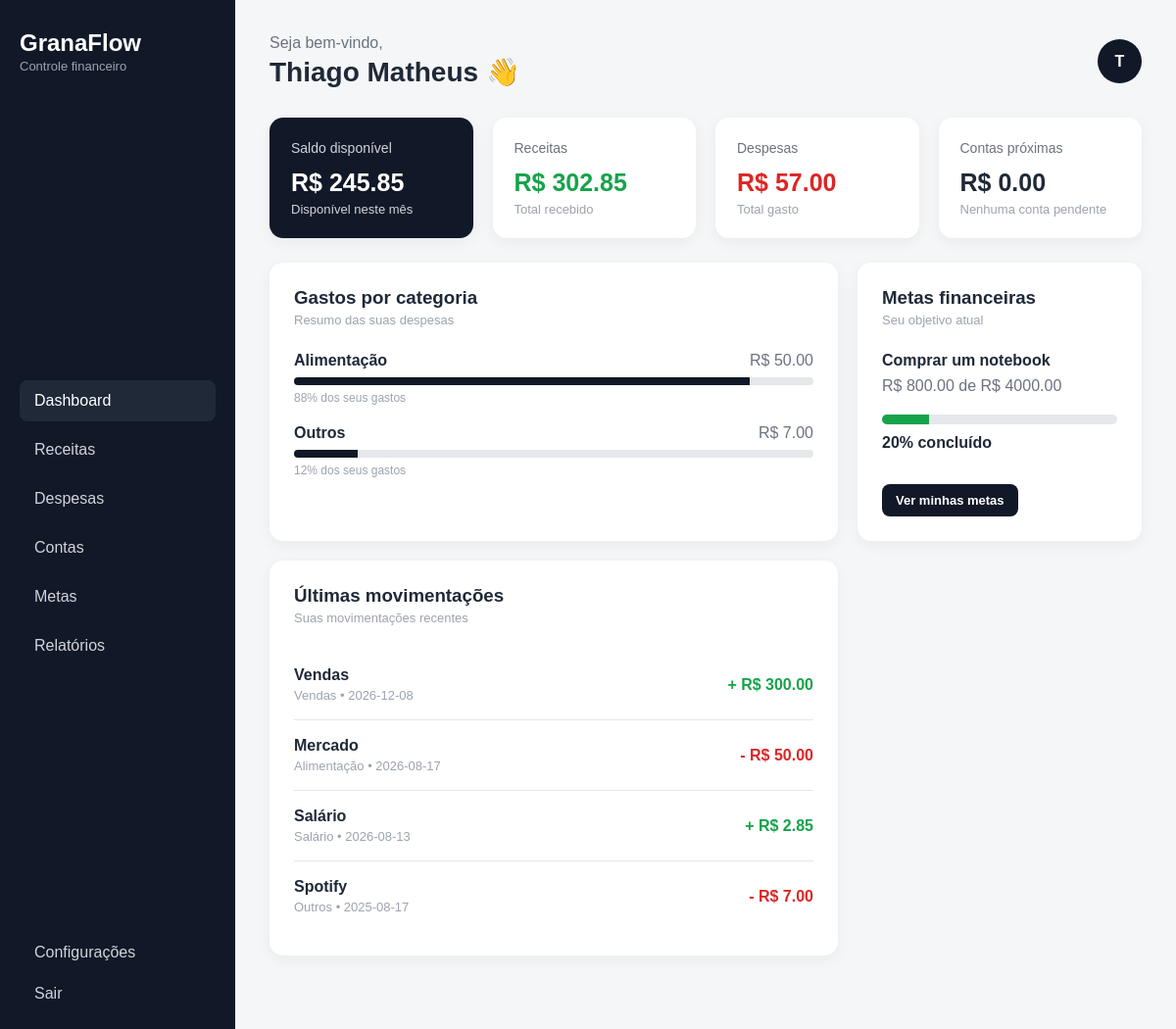
/dashboard (signed in), run on the app's committed database.
### tables this page shows
CREATE TABLE despesas (
    id INTEGER PRIMARY KEY AUTOINCREMENT,
    usuario_id INTEGER NOT NULL,
    descricao TEXT NOT NULL,
    valor REAL NOT NULL,
    categoria TEXT NOT NULL,
    data DATE NOT NULL,
    data_cadastro DATETIME DEFAULT CURRENT_TIMESTAMP,

    FOREIGN KEY (usuario_id) REFERENCES usuarios(id)
);

CREATE TABLE metas (
    id INTEGER PRIMARY KEY AUTOINCREMENT,
    usuario_id INTEGER NOT NULL,
    nome TEXT NOT NULL,
    valor_meta REAL NOT NULL,
    valor_atual REAL DEFAULT 0,
    data_limite DATE,
    data_cadastro DATETIME DEFAULT CURRENT_TIMESTAMP,

    FOREIGN KEY (usuario_id) REFERENCES usuarios(id)
);

CREATE TABLE receitas (
    id INTEGER PRIMARY KEY AUTOINCREMENT,
    usuario_id INTEGER NOT NULL,
    descricao TEXT NOT NULL,
    valor REAL NOT NULL,
    categoria TEXT NOT NULL,
    data DATE NOT NULL,
    data_cadastro DATETIME DEFAULT CURRENT_TIMESTAMP,

    FOREIGN KEY (usuario_id) REFERENCES usuarios(id)
);

### app.py (the view)
@app.route("/dashboard")
def dashboard():
    if "usuario_id" not in session:
        return redirect(url_for("login"))
    usuario_id = session["usuario_id"]
    conexao = criar_conexao()
    cursor = conexao.cursor()
    resultado_receitas = cursor.execute(
        """
        SELECT COALESCE(SUM(valor), 0) AS total
        FROM receitas
        WHERE usuario_id = ?
        """,
        (usuario_id,)
    ).fetchone()
    total_receitas = resultado_receitas["total"]
    resultado_despesas = cursor.execute(
        """
        SELECT COALESCE(SUM(valor), 0) AS total
        FROM despesas
        WHERE usuario_id = ?
        """,
        (usuario_id,)
    ).fetchone()
    total_despesas = resultado_despesas["total"]
    saldo = total_receitas - total_despesas
    movimentacoes = cursor.execute(
        """
        SELECT
            descricao,
            valor,
            categoria,
            data,
            'receita' AS tipo
        FROM receitas
        WHERE usuario_id = ?

        UNION ALL

        SELECT
            descricao,
            valor,
            categoria,
            data,
            'despesa' AS tipo
        FROM despesas
        WHERE usuario_id = ?

        ORDER BY data DESC
        LIMIT 5
        """,
        (
            usuario_id,
            usuario_id
        )
    ).fetchall()
    gastos_categoria = cursor.execute(
        """
        SELECT
            categoria,
            SUM(valor) AS total
        FROM despesas
        WHERE usuario_id = ?
        GROUP BY categoria
        ORDER BY total DESC
        """,
        (usuario_id,)
    ).fetchall()
    categorias_dashboard = []
    for item in gastos_categoria:
        total_categoria = item["total"]
        if total_despesas > 0:
            porcentagem = (
                total_categoria / total_despesas
            ) * 100
        else:
            porcentagem = 0
        categorias_dashboard.append({
            "categoria": item["categoria"],
            "total": total_categoria,
            "porcentagem": porcentagem
        })
    resultado_contas = cursor.execute(
        """
        SELECT COALESCE(SUM(valor), 0) AS total
        FROM contas
        WHERE usuario_id = ?
        AND status = 'pendente'
        """,
        (usuario_id,)
    ).fetchone()
    total_contas = resultado_contas["total"]
    meta_principal = cursor.execute(
    """
    SELECT *
    FROM metas
    WHERE usuario_id = ?
    ORDER BY id DESC
    LIMIT 1
    """,
    (usuario_id,)
    ).fetchone()
    meta_dashboard = None
    if meta_principal:
        if meta_principal["valor_meta"] > 0:
            porcentagem_meta = (
            meta_principal["valor_atual"] /
            meta_principal["valor_meta"]
        ) * 100
    else:
        porcentagem_meta = 0
    porcentagem_meta = min(porcentagem_meta, 100)
    meta_dashboard = {
        "nome": meta_principal["nome"],
        "valor_meta": meta_principal["valor_meta"],
        "valor_atual": meta_principal["valor_atual"],
        "porcentagem": porcentagem_meta
    }
    conexao.close()
    return render_template(
        "dashboard.html",
        nome=session["usuario_nome"],
        total_receitas=total_receitas,
        total_despesas=total_despesas,
        saldo=saldo,
        movimentacoes=movimentacoes,
        categorias_dashboard=categorias_dashboard,
        total_contas=total_contas,
        meta_dashboard=meta_dashboard
    )

### database/conexao.py (called while the page is built)
def criar_conexao():
    conexao = sqlite3.connect("granaflow.db")
    conexao.row_factory = sqlite3.Row
    return conexao

### templates/dashboard.html (shortened to what this page needs)
<!DOCTYPE html>
<html lang="pt-BR">
<head>
    <link
        rel="stylesheet"
        href="{{ url_for('static', filename='css/dashboard.css') }}"
    >
</head>
<body>
<div class="app">
    <aside class="sidebar">
        <div class="logo">
            <h2>GranaFlow</h2>
            <span>Controle financeiro</span>
        </div>
        <nav>
            <a href="{{ url_for('dashboard') }}" class="active">
                Dashboard
            </a>
            <a href="{{ url_for('receitas') }}">
                Receitas
            </a>
            <a href="{{ url_for('despesas') }}">
                Despesas
            </a>
            <a href="{{ url_for('contas') }}">
                Contas
            </a>
            <a href="{{ url_for('metas') }}">
                Metas
            </a>
            <a href="{{ url_for('relatorios') }}">
                Relatórios
            </a>
        </nav>
        <div class="sidebar-footer">
            <a href="#">
                Configurações
            </a>
            <a href="{{ url_for('logout') }}">
                Sair
            </a>
        </div>
    </aside>
    <main class="main-content">
        <header class="topbar">
            <div>
                <p class="welcome">
                    Seja bem-vindo,
                </p>
                <h1>
                    {{ nome }} 👋
                </h1>
            </div>
            <div class="profile">
                <div class="profile-avatar">
                    {{ nome[0] }}
                </div>
            </div>
        </header>
        <section class="cards">
            <div class="card saldo">
                <span>
                    Saldo disponível
                </span>
                <h2>
                    R$ {{ "%.2f"|format(saldo) }}
                </h2>
                <p>
                    Disponível neste mês
                </p>
            </div>
            <div class="card">
                <span>
                    Receitas
                </span>
                <h2 class="positivo">
                    R$ {{ "%.2f"|format(total_receitas) }}
                </h2>
                <p>
                    Total recebido
                </p>
            </div>
            <div class="card">
                <span>
                    Despesas
                </span>
                <h2 class="negativo">
                    R$ {{ "%.2f"|format(total_despesas) }}
                </h2>
                <p>
                    Total gasto
                </p>
            </div>
            <div class="card">
                <span>
                    Contas próximas
                </span>
                <h2>
                    R$ {{ "%.2f"|format(total_contas) }}
                </h2>
                <p>
                    Nenhuma conta pendente
                </p>
            </div>
        </section>
        <section class="dashboard-grid">
            <div class="panel">
                <div class="panel-header">
                    <div>
                        <h3>
                            Gastos por categoria
                        </h3>
                        <p>
                            Resumo das suas despesas
                        </p>
                    </div>
                </div>
                {% if categorias_dashboard %}
                    <div class="category-list">
                        {% for item in categorias_dashboard %}
                            <div class="category">
                                <div>
                                    <strong>
                                        {{ item["categoria"] }}
                                    </strong>
                                    <span>
                                        R$ {{ "%.2f"|format(item["total"]) }}
                                    </span>
                                </div>
                                <div class="progress">
                                    <div
                                        style="width: {{ item['porcentagem'] }}%;"
                                    ></div>
                                </div>
                                <small>
                                    {{ "%.0f"|format(item["porcentagem"]) }}%
                                    dos seus gastos
                                </small>
                            </div>
                        {% endfor %}
                    </div>
                {% endif %}
            </div>
            <div class="panel">
    <div class="panel-header">
        <div>
            <h3>Metas financeiras</h3>
            <p>Seu objetivo atual</p>
        </div>
    </div>
    {% if meta_dashboard %}
        <div class="goal">
            <h4>
                {{ meta_dashboard["nome"] }}
            </h4>
            <p>
                R$ {{ "%.2f"|format(meta_dashboard["valor_atual"]) }}
                de
                R$ {{ "%.2f"|format(meta_dashboard["valor_meta"]) }}
            </p>
            <div class="goal-progress">
                <div
                    style="width: {{ meta_dashboard['porcentagem'] }}%;"
                ></div>
            </div>
            <strong>
                {{ "%.0f"|format(meta_dashboard["porcentagem"]) }}%
                concluído
            </strong>
            <br><br>
            <a
                href="{{ url_for('metas') }}"
                class="btn-meta"
            >
                Ver minhas metas
            </a>
        </div>
    {% endif %}
</div>
        <section class="panel transactions">
            <div class="panel-header">
                <div>
                    <h3>
                        Últimas movimentações
                    </h3>
                    <p>
                        Suas movimentações recentes
                    </p>
                </div>
            </div>
            {% if movimentacoes %}
                {% for movimento in movimentacoes %}
                    <div class="transaction">
                        <div>
                            <strong>
                                {{ movimento["descricao"] }}
                            </strong>
                            <span>
                                {{ movimento["categoria"] }}
                                •
                                {{ movimento["data"] }}
                            </span>
                        </div>
                        {% if movimento["tipo"] == "receita" %}
                            <strong class="positivo">
                                + R$ {{ "%.2f"|format(movimento["valor"]) }}
                            </strong>
                        {% else %}
                            <strong class="negativo">
                                - R$ {{ "%.2f"|format(movimento["valor"]) }}
                            </strong>
                        {% endif %}
                    </div>
                {% endfor %}
            {% endif %}
        </section>
    </main>
</div>
</body>
</html>

### static/css/dashboard.css (style rules this page uses)
* { margin: 0; padding: 0; box-sizing: border-box; }
body { font-family: Arial, sans-serif; background: #f4f6f8; color: #1f2937; }
.app { display: flex; min-height: 100vh; }
.sidebar { width: 240px; background: #111827; color: white; padding: 30px 20px; display: flex; flex-direction: column; justify-content: space-between; position: fixed; top: 0; left: 0; bottom: 0; }
.logo h2 { font-size: 24px; }
.logo span { color: #9ca3af; font-size: 13px; }
.sidebar nav { display: flex; flex-direction: column; gap: 8px; margin-top: 40px; }
.sidebar a { text-decoration: none; color: #d1d5db; padding: 12px 15px; border-radius: 8px; transition: 0.2s; }
.sidebar a:hover, .sidebar a.active { background: #1f2937; color: white; }
.sidebar-footer { display: flex; flex-direction: column; }
.main-content { margin-left: 240px; width: calc(100% - 240px); padding: 35px; }
.topbar { display: flex; justify-content: space-between; align-items: center; margin-bottom: 30px; }
.welcome { color: #6b7280; }
.topbar h1 { font-size: 28px; margin-top: 4px; }
.profile-avatar { width: 45px; height: 45px; display: flex; justify-content: center; align-items: center; border-radius: 50%; background: #111827; color: white; font-weight: bold; }
.cards { display: grid; grid-template-columns: repeat(4, 1fr); gap: 20px; margin-bottom: 25px; }
.card { background: white; padding: 22px; border-radius: 14px; box-shadow: 0 4px 15px rgba(0, 0, 0, 0.05); }
.card span { color: #6b7280; font-size: 14px; }
.card h2 { margin: 12px 0 5px; font-size: 25px; }
.card p { color: #9ca3af; font-size: 13px; }
.saldo { background: #111827; color: white; }
.saldo span, .saldo p { color: #d1d5db; }
.positivo { color: #16a34a; }
.negativo { color: #dc2626; }
.dashboard-grid { display: grid; grid-template-columns: 2fr 1fr; gap: 20px; margin-bottom: 25px; }
.panel { background: white; padding: 25px; border-radius: 14px; box-shadow: 0 4px 15px rgba(0, 0, 0, 0.05); }
.panel-header { display: flex; justify-content: space-between; align-items: center; margin-bottom: 25px; }
.panel-header p { color: #9ca3af; font-size: 13px; margin-top: 4px; }
.category-list { display: flex; flex-direction: column; gap: 20px; }
.category > div:first-child { display: flex; justify-content: space-between; margin-bottom: 8px; }
.category span { color: #6b7280; }
.progress { width: 100%; height: 8px; background: #e5e7eb; border-radius: 10px; overflow: hidden; }
.progress div { height: 100%; background: #111827; }
.goal h4 { margin-bottom: 8px; }
.goal p { color: #6b7280; margin-bottom: 20px; }
.goal-progress { width: 100%; height: 10px; background: #e5e7eb; border-radius: 10px; margin-bottom: 10px; overflow: hidden; }
.goal-progress div { height: 100%; background: #16a34a; }
.transactions { margin-bottom: 30px; }
.transaction { display: flex; justify-content: space-between; align-items: center; padding: 17px 0; border-bottom: 1px solid #e5e7eb; }
.transaction:last-child { border-bottom: none; }
.transaction div { display: flex; flex-direction: column; gap: 4px; }
.transaction span { color: #9ca3af; font-size: 13px; }
.category small { display: block; margin-top: 6px; color: #9ca3af; font-size: 12px; }
.btn-meta { display: inline-block; margin-top: 15px; padding: 9px 14px; background: #111827; color: white; text-decoration: none; border-radius: 8px; font-size: 13px; font-weight: bold; }

### data on the page
despesas: categoria "Alimentação", total "50.00", {{ item['porcentagem'] }} 87.71929824561403 (drawn), porcentagem "88", descricao "Mercado", data "2026-08-17", valor "50.00"
despesas: categoria "Outros", total "7.00", {{ item['porcentagem'] }} 12.280701754385964 (drawn), porcentagem "12", descricao "Spotify", data "2025-08-17", valor "7.00"
metas: nome "Comprar um notebook", valor_atual "800.00", valor_meta "4000.00"
receitas: descricao "Vendas", categoria "Vendas", data "2026-12-08", valor "300.00"
receitas: descricao "Salário", categoria "Salário", data "2026-08-13", valor "2.85"

### other printed values
{{ nome }} "Thiago Matheus"
{{ nome[0] }} "T"
{{ "%.2f"|format(saldo) }} "245.85"
{{ "%.2f"|format(total_receitas) }} "302.85"
{{ "%.2f"|format(total_despesas) }} "57.00"
{{ "%.2f"|format(total_contas) }} "0.00"
{{ "%.0f"|format(meta_dashboard["porcentagem"]) }} "20"
